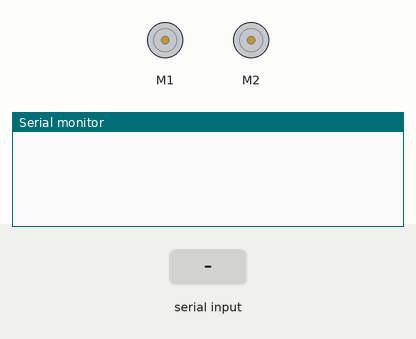
A sketch run on a simulated Arduino Uno, built with avr-gcc and run on an emulated ATmega328P. Parts: 2 × DC motor (green arrow = forward, orange = backward, longer = faster), the last lines printed to the serial monitor. Inputs (shaded band) come from the test bench.

Above: at 1.2 s.
1.3 s: "M1T" received over Serial
At 2.8 s:
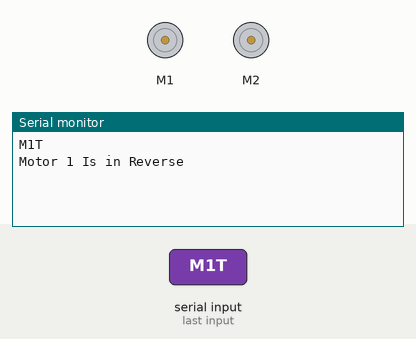
3.8 s: "M2S" received over Serial
At 5.9 s:
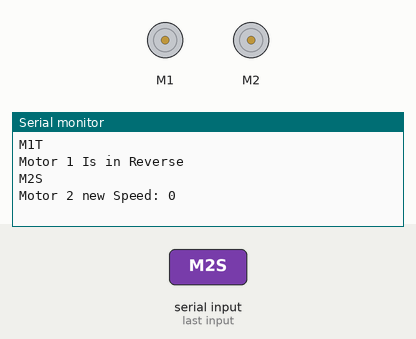

The sketch:

Skeleton.ino
```cpp
#include <DRV8835MotorShield.h>

/*
this version does not include motor number 3 because the lib cant work with 2 DRV boards

Motor 1 legs: EN  09
              Ph  07

Motor 2 legs: EN  10
              Ph  08

todo
* add comments
* fix lib, somehow
* calibrate speed

*/

String incomingString = " ";
String IncomingCommand = " ";
int incomingByte = 0,   // for incoming serial data
    M1Speed = 0,
    M2Speed = 0;
boolean M1d = false,
        M2d = false;


DRV8835MotorShield motors;

void setup() {
        Serial.begin(9600);     // opens serial port, sets data rate to 9600 bps
}

void loop() {
        if (Serial.available() > 0) {
                // read the incoming byte:
                incomingString = Serial.readString();
                Serial.println(incomingString);
                IncomingCommand = incomingString.substring(0,3);
                if (IncomingCommand=="M1T"){ //Toggle Motor 1
                  M1d=!(M1d);
                  motors.flipM1(M1d);
                  motors.setM1Speed(M1Speed);
                  if (M1d) Serial.println("Motor 1 Is in Reverse");
                  else Serial.println("Motor 1 Is in Foward");

                }
                else if (IncomingCommand=="M2T") { //Toggle Motor 2
                  M2d=!(M2d);
                  motors.flipM2(M2d);
                  motors.setM2Speed(M2Speed);
                  if (M2d) Serial.println("Motor 2 Is in Reverse");
                  else Serial.println("Motor 2 Is in Foward");
                }

                else if (IncomingCommand=="M3F") { //Motor 3 Forward Step
                  Serial.println("Motor 3 Forward Step");
                }

                else if (IncomingCommand=="M3B") { //Motor 3 Backward Step
                  Serial.println("Motor 3 Backward Step");
               }

                else if (IncomingCommand=="M1S") { //Set Speed for Motor 1
                  M1Speed = incomingString.substring(4).toInt(); //pull out the number from the sting
                  motors.setM1Speed(M1Speed);
                  Serial.print("Motor 1 new Speed: ");
                  Serial.println(M1Speed, DEC);
                }

               else if (IncomingCommand=="M2S") { //Set Speed for Motor 2
                  M2Speed = incomingString.substring(4).toInt(); //pull out the number from the sting
                  motors.setM2Speed(M2Speed);
                  Serial.print("Motor 2 new Speed: ");
                  Serial.println(M2Speed, DEC);
                }
                else  Serial.println("Error");

                }
}
```

Measured:
- after the input at 1.3 s, the serial monitor: prints a new line after 1.0 s (image 1)
- after the input at 3.8 s, the serial monitor: prints a new line after 1.0 s (image 2)
